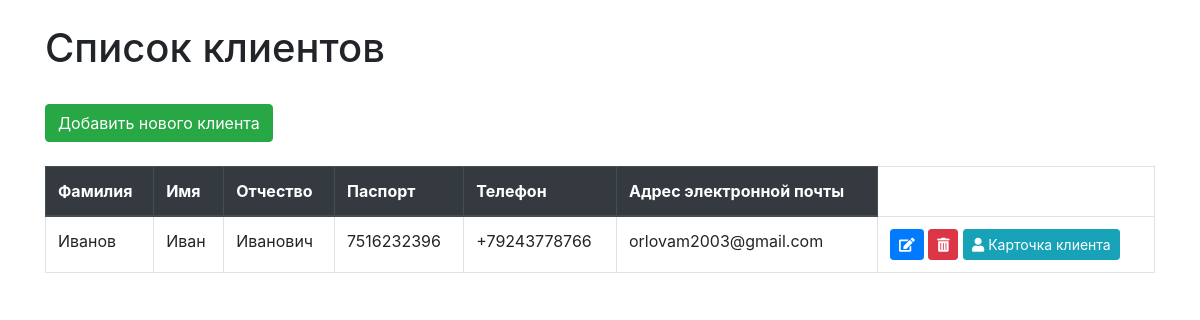
The app's page /, older data.
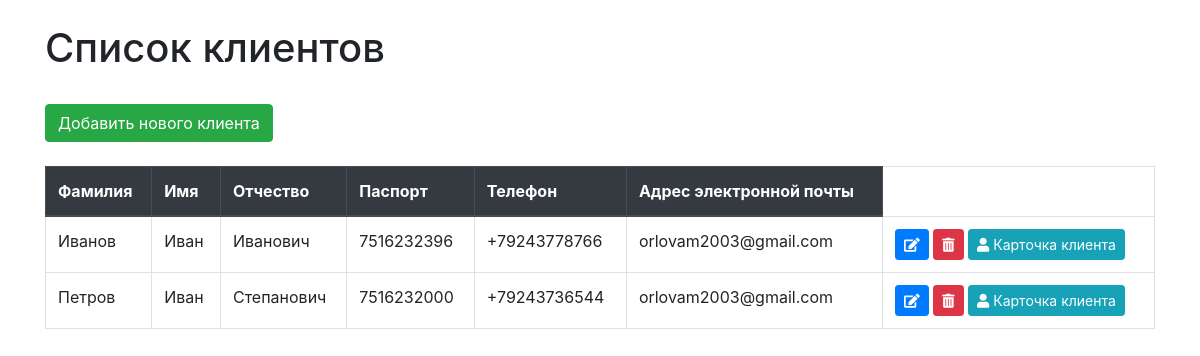
The same page, newer data.
### abs/models.py (models this page shows, shortened)
class Customers (models.Model):
    last_name = models.CharField(max_length = 150, verbose_name = "Фамилия")
    first_name = models.CharField(max_length = 150,verbose_name = "Имя")
    middle_name = models.CharField(max_length = 150, verbose_name = "Отчество", blank = True)
    gender = models.CharField(max_length=1, choices=[("М", "Мужской"),("Ж", "Женский")])
    address = models.TextField(verbose_name = "Адрес проживание")
    email = models.EmailField(verbose_name = "Адрес электронной почты")
    phone_numder = models.CharField(max_length = 15,verbose_name = "Телефон")
    password_number = models.CharField(max_length = 10, verbose_name = "Номер паспорта")
    password_issue_data = models.DateField(verbose_name = "Дата получения паспорта")
    date_of_birth = models.DateField(verbose_name = "День рождения" ,default="2000-01-01")

### abs/views.py (the view)
# urls.py: path('', IndexViews.as_view(), name = "customer_list"),
class IndexViews(ListView):
    template_name = "index.html"
    model = Customers

### abs/templates/index.html (shortened to what this page needs)
<!DOCTYPE html>
<html lang="en">
<head>
    <link rel="stylesheet" href="https://stackpath.bootstrapcdn.com/bootstrap/4.5.2/css/bootstrap.min.css">
    <link rel="stylesheet" href="https://cdnjs.cloudflare.com/ajax/libs/font-awesome/5.15.4/css/all.min.css">
</head>
<body>
    <div class="container">
        <h1 class="mt-4">Список клиентов</h1>
        <a href="{% url 'add_customer' %}" class="btn btn-success my-4">Добавить нового клиента</a>
        <table class="table table-bordered">
            <thead class="thead-dark">
                <tr>
                    <th>Фамилия</th>
                    <th>Имя</th>
                    <th>Отчество</th>
                    <th>Паспорт</th>
                    <th>Телефон</th>
                    <th>Адрес электронной почты</th>
                </tr>
            </thead>
            <tbody>
                {% for customer in object_list %}
                    <tr>
                        <td>{{ customer.last_name }}</td>
                        <td>{{ customer.first_name }}</td>
                        <td>{{ customer.middle_name }}</td>
                        <td>{{ customer.password_number }}</td>
                        <td>{{ customer.phone_numder }}</td>
                        <td>{{ customer.email }}</td>
                        <td>
                            <a href="" class="btn btn-primary btn-sm"><i class="fas fa-edit"></i></a>
                            <a href="#" class="btn btn-danger btn-sm" data-toggle="modal" data-target="#confirmDelete{{ customer.id }}"><i class="fas fa-trash-alt"></i></a>
                            <a href="{% url 'customer_detail' customer.id %}" class="btn btn-info btn-sm"><i class="fas fa-user"></i> Карточка клиента</a>
                        </td>
                    </tr>
                {% endfor %}
            </tbody>
        </table>
    </div>
</body>
</html>

Row changes from the older to the newer data that the page shows:
added Customers: last_name "Петров", first_name "Иван", middle_name "Степанович", password_number "7516232000", phone_numder "+79243736544", email "orlovam2003@gmail.com"
